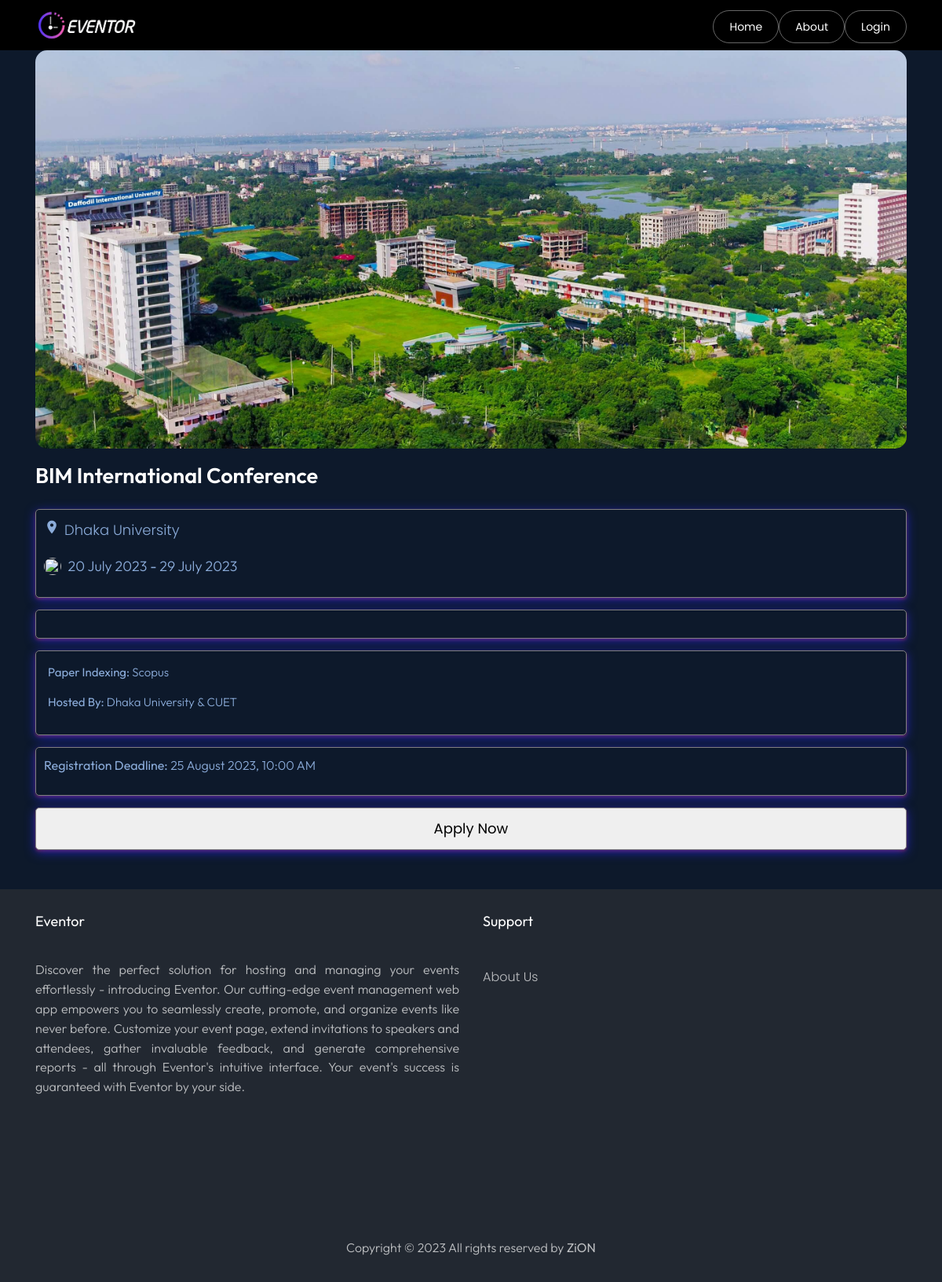
The page /event-details-apply.php?id=a85586 on the database its author committed.
### tables this page shows
CREATE TABLE `events` (
  `id` varchar(50) NOT NULL,
  `title` varchar(500) NOT NULL,
  `description` varchar(1500) NOT NULL,
  `type` varchar(50) NOT NULL,
  `indexing` varchar(50) NOT NULL,
  `host1` varchar(550) NOT NULL,
  `host2` varchar(550) DEFAULT NULL,
  `startdate` date NOT NULL,
  `enddate` date NOT NULL,
  `timefrom` time NOT NULL,
  `timeto` time NOT NULL,
  `venue` varchar(150) NOT NULL,
  `country` varchar(50) NOT NULL,
  `cover` varchar(150) DEFAULT 'img_default_cover.jpg',
  `registration` datetime NOT NULL,
  `timestrap` timestamp NOT NULL DEFAULT current_timestamp() ON UPDATE current_timestamp(),
  `editor` varchar(50) NOT NULL,
  `organizer` varchar(500) NOT NULL,
  `status` int(11) NOT NULL DEFAULT 0
);

### event-details-apply.php (the view, shortened to what this page needs)
<?php
include "./db/connect.php";
include "./cssjs/css.php";
$eventId = "";
if (isset($_GET['id'])) {
    $eventId = $_GET['id'];
} else {
    echo "<script> location.href='index.php'; </script>";
}
?>
<head>
</head>
<body>
    <?php
    include("includes/alert.php");
    ?>
    <div class="container">
        <div class="">
            <?php
            $query = "SELECT * FROM `events` WHERE `id` = '$eventId'";
            $result = mysqli_query($con, $query);
            $row = $result->fetch_assoc();
            echo '<img src="./images/' . $row['cover'] . '">
            <h1>' . $row['title'] . '</h1>'; ?>
            <div class="board-hover">
                <?php
                if ($row['venue'] == "Host University")
                    echo '<a style="text-decoration:none;"
            href="https://www.google.com/maps/search/?api=1&query=' . urlencode($row['host1']) . '"><i
                class="material-icons" style="font-size:20px;color:var(--var-soft-blue)">location_on</i><span
                style="padding-left:6px;color:var(--var-soft-blue)">' . $row['host1'] . '</span></a>';
                echo '<div class="time-left">
                <img src="https://i.postimg.cc/prpyV4mH/clock-selection-no-bg.png" alt="clock" class="small-image" />
                <p style="margin-top:15px;">' . date("d F Y", strtotime($row['startdate'])) . '<strong> - </strong>' .
                    date("d F Y", strtotime($row['enddate'])) . '</p></div></div>'; ?>
                <div class="desc">
                </div>
                <div class="info-conf">
                    <p><strong>Paper Indexing:</strong>
                        <?php echo $row['indexing']; ?>
                    </p>
                    <p> <strong>Hosted By:</strong>
                        <?php echo $row['host1'];
                        if ($row['host2'] != NULL) {
                            echo ' & ' . $row['host2'];
                        }
                        ?>
                    </p>
                </div>
                <div class="desc">
                    <p><strong>Registration Deadline:</strong>
                        <?php $dateTime = new DateTime($row['registration']);
                        echo $dateTime->format('d F Y, h:i A'); ?>
                    </p>
                </div>
                <a href="backend/apply-event.php?id=<?php echo $row['id'] ?>"><button class="board-hover joinbtn">Apply
                        Now</button></a>
            </div>
        </div>
</body>
<?php
include "includes/footer.php";
?>

### css/cards.css (style rules this page uses)
body { background-color: var(--var-main-darkest); }
img { width: 100%; border-radius: 15px; display: block; }
a { color: inherit; }
h1 { font: var(--var-heading); color: var(--var-lightest); padding: .5em 0; }
p { font: var(--var-para); color: var(--var-soft-blue); }
span { color: white; }
div.time-left, .card-attribute { display: flex; align-items: center; }
.small-image { width: 1.2em; margin-right: .5em; }
@media (min-width:600px) { body { font-size: 18px; } }

### event-details-apply.php (style rules this page uses)
.board-hover { display: block; padding: 10px; border-radius: 5px; border: 1px solid gray; box-shadow: 0px 3px 13px 0px rgb(33 37 191 / 90%), 0 2px 4px -1px rgb(211 41 41 / 90%); }
.desc { margin-top: 15px; padding: 10px; border-radius: 5px; border: 1px solid gray; box-shadow: 0px 3px 13px 0px rgb(33 37 191 / 90%), 0 2px 4px -1px rgb(211 41 41 / 90%); }
.info-conf { margin-top: 15px; padding: 15px; border-radius: 5px; border: 1px solid gray; box-shadow: 0px 3px 13px 0px rgb(33 37 191 / 90%), 0 2px 4px -1px rgb(211 41 41 / 90%); }
.info-conf p { font-size: 15px; }
.desc p { font-size: 16px; }
.joinbtn { width: 100%; margin: 15px 0 50px 0px; box-shadow: 0px 3px 14px 0px rgb(33 37 191 / 90%), 0 2px 4px -1px rgb(211 41 41 / 90%); }

### rows shown on the page
events: cover (picture), title "BIM International Conference", host1 "Dhaka University", startdate "20 July 2023", enddate "29 July 2023", indexing "Scopus", host2 "CUET", registration "25 August 2023, 10:00 AM"
